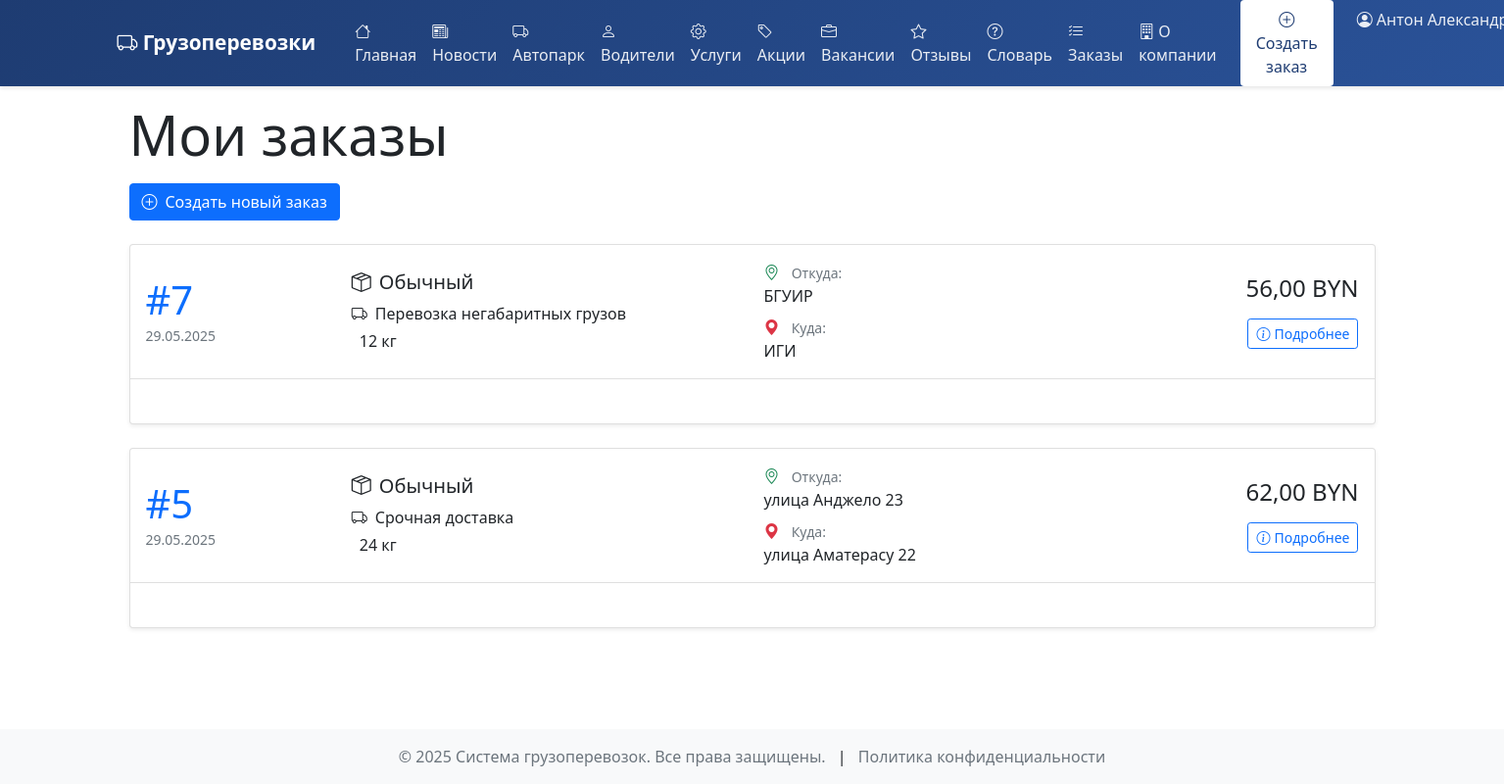
The page /orders/ (signed in) on the database its author committed.
### core/models.py (models this page shows, shortened)
class Order(models.Model):
    STATUS_CHOICES = [
        ('NEW', 'Новый'),
        ('IN_PROGRESS', 'В процессе'),
        ('COMPLETED', 'Выполнен'),
        ('CANCELLED', 'Отменен'),
    ]
    client = models.ForeignKey(Client, on_delete=models.CASCADE, verbose_name='Клиент')
    service = models.ForeignKey(Service, on_delete=models.PROTECT, verbose_name='Услуга')
    cargo_type = models.ForeignKey(CargoType, on_delete=models.PROTECT, verbose_name='Тип груза')
    weight = models.PositiveIntegerField('Вес (кг)')
    pickup_address = models.CharField('Адрес погрузки', max_length=200)
    delivery_address = models.CharField('Адрес доставки', max_length=200)
    pickup_date = models.DateTimeField('Дата погрузки')
    status = models.CharField('Статус', max_length=20, choices=STATUS_CHOICES, default='NEW')
    driver = models.ForeignKey(Driver, on_delete=models.SET_NULL, null=True, blank=True, verbose_name='Водитель')
    vehicle = models.ForeignKey(Vehicle, on_delete=models.SET_NULL, null=True, blank=True, verbose_name='Транспорт')
    promotion = models.ForeignKey(Promotion, on_delete=models.SET_NULL, null=True, blank=True, verbose_name='Промокод')
    coupon = models.ForeignKey(Coupon, on_delete=models.SET_NULL, null=True, blank=True, verbose_name='Купон')
    price = models.DecimalField('Стоимость', max_digits=10, decimal_places=2, null=True, blank=True)
    rating = models.PositiveSmallIntegerField('Оценка', null=True, blank=True, validators=[MinValueValidator(1), MaxValueValidator(5)])
    feedback = models.TextField('Отзыв', null=True, blank=True)
    created_at = models.DateTimeField('Создан', default=timezone.now)
    updated_at = models.DateTimeField('Обновлен', default=timezone.now)
    completed_at = models.DateTimeField('Выполнен', null=True, blank=True)
    class Meta:
        verbose_name = 'Заказ'
        verbose_name_plural = 'Заказы'
        ordering = ['-created_at']

class CargoType(models.Model):
    name = models.CharField('Название', max_length=50)
    description = models.TextField('Описание', blank=True)
    base_price = models.DecimalField('Базовая цена за км', max_digits=10, decimal_places=2)
    class Meta:
        verbose_name = 'Тип груза'
        verbose_name_plural = 'Типы грузов'
    def __str__(self):
        return self.name

class Service(models.Model):
    name = models.CharField('Название', max_length=100)
    description = models.TextField('Описание')
    price = models.DecimalField('Цена', max_digits=10, decimal_places=2)
    cargo_types = models.ManyToManyField(CargoType, verbose_name='Типы грузов')
    is_active = models.BooleanField('Активна', default=True)
    created_at = models.DateTimeField('Создана', default=timezone.now)
    class Meta:
        verbose_name = 'Услуга'
        verbose_name_plural = 'Услуги'
    def __str__(self):
        return self.name

### core/views.py (the view)
# urls.py: path('orders/', views.OrderListView.as_view(), name='order-list'),
class OrderListView(LoginRequiredMixin, ListView):
    model = Order
    template_name = 'core/order_list.html'
    context_object_name = 'orders'
    paginate_by = 10
    def get_queryset(self):
        queryset = super().get_queryset()
        if hasattr(self.request.user, 'driver'):
            return queryset.filter(driver=self.request.user.driver)
        elif hasattr(self.request.user, 'client'):
            return queryset.filter(client=self.request.user.client)
        elif self.request.user.is_superuser:
            return queryset
        return Order.objects.none()

### core/templates/core/order_list.html (shortened to what this page needs)
{% extends 'core/base.html' %}
{% block content %}
<div class="container">
    <div class="row mb-4">
        <div class="col">
            <h1 class="display-4 mb-3">Мои заказы</h1>
            {% if user.is_authenticated and not user.is_superuser and user.client %}
            <a href="{% url 'order-create' %}" class="btn btn-primary">
                <i class="bi bi-plus-circle me-2"></i>Создать новый заказ
            </a>
            {% endif %}
        </div>
    </div>
    {% if orders %}
    <div class="row">
        {% for order in orders %}
        <div class="col-12 mb-4">
            <div class="card shadow-sm h-100">
                <div class="card-body">
                    <div class="row align-items-center">
                        <div class="col-md-2 text-center text-md-start mb-3 mb-md-0">
                            <div class="display-6 text-primary">#{{ order.id }}</div>
                            <small class="text-muted">{{ order.created_at|date:"d.m.Y" }}</small>
                        </div>
                        <div class="col-md-4 mb-3 mb-md-0">
                            <h5 class="card-title mb-2">
                                <i class="bi bi-box-seam me-2"></i>{{ order.cargo_type }}
                            </h5>
                            <p class="card-text mb-1">
                                <i class="bi bi-truck me-2"></i>{{ order.service }}
                            </p>
                            <p class="card-text mb-0">
                                {{ order.weight }} кг
                            </p>
                        </div>
                        <div class="col-md-4 mb-3 mb-md-0">
                            <div class="mb-2">
                                <i class="bi bi-geo-alt text-success me-2"></i>
                                <small class="text-muted">Откуда:</small><br>
                                {{ order.pickup_address }}
                            </div>
                            <div>
                                <i class="bi bi-geo-alt-fill text-danger me-2"></i>
                                <small class="text-muted">Куда:</small><br>
                                {{ order.delivery_address }}
                            </div>
                        </div>
                        <div class="col-md-2 text-center text-md-end">
                            <div class="h4 mb-3">{{ order.price }} BYN</div>
                            <a href="{% url 'order-detail' order.pk %}" class="btn btn-outline-primary btn-sm">
                                <i class="bi bi-info-circle me-1"></i>Подробнее
                            </a>
                        </div>
                    </div>
                </div>
                <div class="card-footer bg-transparent">
                    <div class="row align-items-center">
                        <div class="col">
                            <span class="badge ">
                            </span>
                        </div>
                    </div>
                </div>
            </div>
        </div>
        {% endfor %}
    </div>
    {% endif %}
</div>
{% endblock %}

### core/templates/core/base.html (shortened to what this page needs)
<!DOCTYPE html>
<html lang="ru">
<head>
    <link href="https://cdn.jsdelivr.net/npm/bootstrap@5.1.3/dist/css/bootstrap.min.css" rel="stylesheet">
    <link href="https://cdn.jsdelivr.net/npm/bootstrap-icons@1.8.1/font/bootstrap-icons.css" rel="stylesheet">
    <link href='https://cdn.jsdelivr.net/npm/fullcalendar@5.11.3/main.min.css' rel='stylesheet' />
</head>
<body>
    <nav class="navbar navbar-expand-lg navbar-dark">
        <div class="container">
            <a class="navbar-brand" href="{% url 'home' %}">
                <i class="bi bi-truck"></i> Грузоперевозки
            </a>
            <div class="collapse navbar-collapse" id="navbarNav">
                <ul class="navbar-nav me-auto">
                    <li class="nav-item">
                        <a class="nav-link" href="{% url 'home' %}">
                            <i class="bi bi-house"></i> Главная
                        </a>
                    </li>
                    <li class="nav-item">
                        <a class="nav-link" href="{% url 'news-list' %}">
                            <i class="bi bi-newspaper"></i> Новости
                        </a>
                    </li>
                    <li class="nav-item">
                        <a class="nav-link" href="{% url 'public-vehicle-list' %}">
                            <i class="bi bi-truck"></i> Автопарк
                        </a>
                    </li>
                    <li class="nav-item">
                        <a class="nav-link" href="{% url 'public-driver-list' %}">
                            <i class="bi bi-person"></i> Водители
                        </a>
                    </li>
                    <li class="nav-item">
                        <a class="nav-link" href="{% url 'public-service-list' %}">
                            <i class="bi bi-gear"></i> Услуги
                        </a>
                    </li>
                    <li class="nav-item">
                        <a class="nav-link" href="{% url 'promotion-coupon-list' %}">
                            <i class="bi bi-tag"></i> Акции
                        </a>
                    </li>
                    <li class="nav-item">
                        <a class="nav-link" href="{% url 'job-list' %}">
                            <i class="bi bi-briefcase"></i> Вакансии
                        </a>
                    </li>
                    <li class="nav-item">
                        <a class="nav-link" href="{% url 'review-list' %}">
                            <i class="bi bi-star"></i> Отзывы
                        </a>
                    </li>
                    <li class="nav-item">
                        <a class="nav-link" href="{% url 'faq-list' %}">
                            <i class="bi bi-question-circle"></i> Словарь
                        </a>
                    </li>
                    {% if user.is_authenticated %}
                        <li class="nav-item">
                            <a class="nav-link" href="{% url 'order-list' %}">
                                <i class="bi bi-list-check"></i> Заказы
                            </a>
                        </li>
                    {% endif %}
                    <li class="nav-item">
                        <a class="nav-link" href="{% url 'about' %}">
                            <i class="bi bi-building"></i> О компании
                        </a>
                    </li>
                </ul>
                <ul class="navbar-nav">
                    {% if user.is_authenticated %}
                        {% if not user.is_superuser and user.client %}
                            <li class="nav-item">
                                <a href="{% url 'order-create' %}" class="btn btn-create-order">
                                    <i class="bi bi-plus-circle"></i> Создать заказ
                                </a>
                            </li>
                        {% endif %}
                        <li class="nav-item dropdown">
                            <a class="nav-link dropdown-toggle" href="#" id="userDropdown" role="button" data-bs-toggle="dropdown">
                                <i class="bi bi-person-circle"></i> {{ user.get_full_name|default:user.username }}
                            </a>
                        </li>
                    {% endif %}
                </ul>
            </div>
        </div>
    </nav>
    <main class="container">
        {% block content %}{% endblock %}
    </main>
    <footer class="footer mt-5 py-3 bg-light">
        <div class="container">
            <div class="row">
                <div class="col-12 text-center">
                    <span class="text-muted">© {% now "Y" %} Система грузоперевозок. Все права защищены.</span>
                    <span class="mx-2">|</span>
                    <a href="{% url 'privacy-policy' %}" class="text-muted text-decoration-none">Политика конфиденциальности</a>
                </div>
            </div>
        </div>
    </footer>
</body>
</html>

### core/templates/core/base.html (style rules this page uses)
body { min-height: 100vh; display: flex; flex-direction: column; }
.navbar { background: linear-gradient(135deg, #1e3c72 0%, #2a5298 100%) !important; box-shadow: 0 2px 4px rgba(0,0,0,0.1); padding: 0; }
.navbar-nav .nav-link { color: rgba(255,255,255,0.9) !important; font-weight: 500; padding: 0.5rem 1rem; transition: all 0.3s ease; }
.navbar-brand { font-weight: 600; font-size: 1.3rem; margin-right: 2rem; }
.btn-create-order { background-color: #ffffff; color: #1e3c72; border: none; padding: 0.5rem 1rem; margin: 0 1rem; font-weight: 500; transition: all 0.3s ease; border-radius: 4px; }
main { flex: 1; margin-top: 1rem; }

### core/templates/core/order_list.html (style rules this page uses)
.card { transition: transform 0.2s ease-in-out; }
.badge { font-size: 0.9rem; padding: 0.5em 1em; }

### rows shown on the page
Order: id "7", created_at "29.05.2025", cargo_type "Обычный", service "Перевозка негабаритных грузов", weight "12", pickup_address "БГУИР", delivery_address "ИГИ", price "56,00"
Order: id "5", created_at "29.05.2025", cargo_type "Обычный", service "Срочная доставка", weight "24", pickup_address "улица Анджело 23", delivery_address "улица Аматерасу 22", price "62,00"

### other values the page prints
{{ user.get_full_name|default:user.username }} "Антон…"
